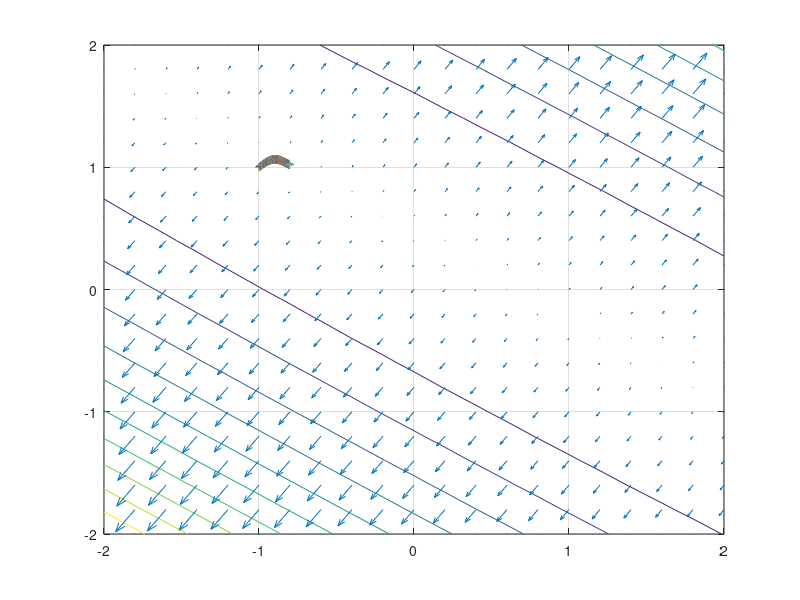

The MATLAB script that drew this image:
clear all;
close all;
% Problem Formulation : Objective Function Single Neuron with Linear Activation
A = [1 1;
    -1 -1;
    1   2;
    -2 -3];
b = [1; -1; 1; -1];

% f(w) = w'A'Aw - b'Aw - w'A'b + b'b
[w1,w2] = meshgrid(-2:.2:2,-2:.2:2);
[m,n] = size(w1);
for i=1:m
    for j=1:n
        w = [w1(i,j);w2(i,j)];
        f(i,j) = w'*A'*A*w - b'*A*w - w'*A'*b + b'*b;
        gf =  2*(A'*A*w - A'*b);
        gf1(i,j) = gf(1); gf2(i,j) = gf(2);
    end
end
figure;
contour(w1, w2, f); hold on; grid on;
quiver(w1, w2, gf1, gf2);


% Initialization 
epsilon = 0.001;
step_size = 0.001;
w0 = [-1; 1];
wdiff = 1;
plot(w0(1),w0(2),'+');
% Gradient Descent Loop
while (wdiff > epsilon)
    gradf = 2*(A'*A*w0 - A'*b);
    w00 = w0 - step_size*gradf;
    wdiff = sqrt((w00-w0)'*(w00-w0))
    w0 = w00;
    plot(w0(1),w0(2),'+');
    pause();
end


